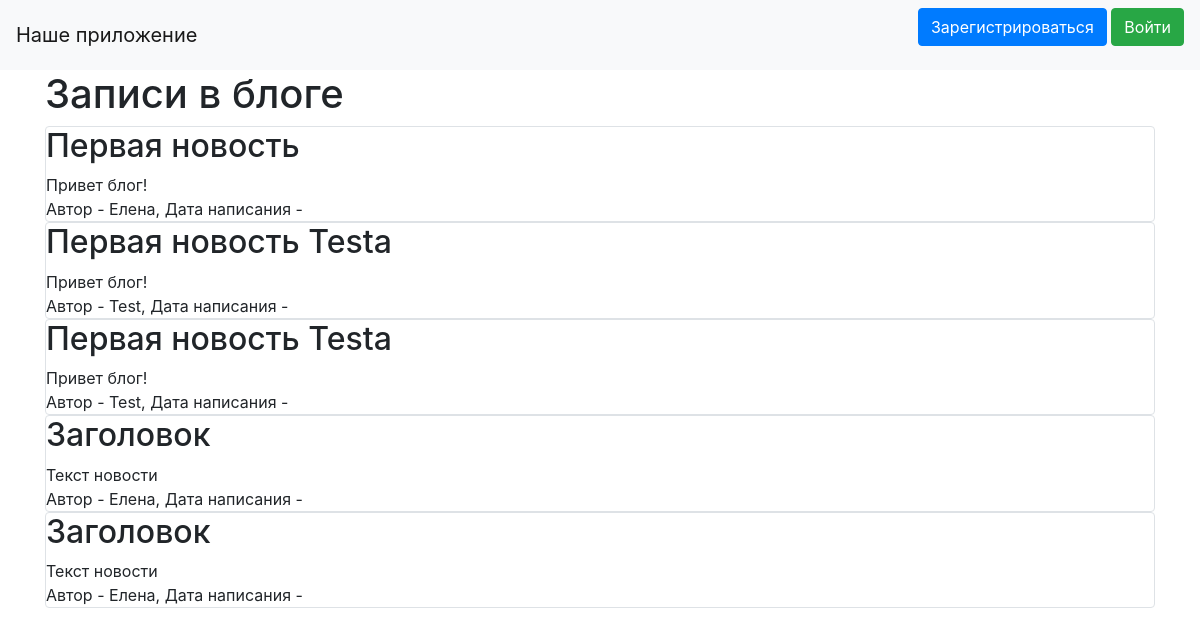
The page / on the database its author committed.
### data/news.py (models this page shows)
class News(SqlAlchemyBase, UserMixin, SerializerMixin):
    __tablename__ = 'news'
    id = sqlalchemy.Column(sqlalchemy.Integer,
                           primary_key=True, autoincrement=True)
    title = sqlalchemy.Column(sqlalchemy.String, nullable=True)
    content = sqlalchemy.Column(sqlalchemy.String, nullable=True)
    is_published = sqlalchemy.Column(sqlalchemy.Boolean, default=True)
    is_private = sqlalchemy.Column(sqlalchemy.Boolean, default=True)
    user_id = sqlalchemy.Column(sqlalchemy.Integer,
                                sqlalchemy.ForeignKey("users.id"))
    user = orm.relation('User')

### data/users.py (models this page shows, shortened)
class User(SqlAlchemyBase, UserMixin, SerializerMixin):
    __tablename__ = 'users'
    id = sqlalchemy.Column(sqlalchemy.Integer,
                           primary_key=True, autoincrement=True)
    name = sqlalchemy.Column(sqlalchemy.String, nullable=True)
    about = sqlalchemy.Column(sqlalchemy.String, nullable=True)
    email = sqlalchemy.Column(sqlalchemy.String,
                              index=True, unique=True, nullable=True)
    hashed_password = sqlalchemy.Column(sqlalchemy.String, nullable=True)
    created_date = sqlalchemy.Column(sqlalchemy.DateTime,
                                     default=datetime.datetime.now)
    news = orm.relation("News", back_populates='user')

### main.py (the view)
@app.route("/")
def index():
    session = db_session.create_session()
    news = session.query(News).filter(News.is_private != True)
    if current_user.is_authenticated:
        news = session.query(News).filter(
            (News.user == current_user) | (News.is_private != True))
    else:
        news = session.query(News).filter(News.is_private != True)
    return render_template("index.html", news=news)

### data/db_session.py (called while the page is built)
def create_session() -> Session:
    global __factory
    return __factory()

### templates/index.html
{% extends "base.html" %}
{% block content %}
<h1>Записи в блоге</h1>
{% for item in news%}
<div class="col-md6 border rounded">
    <h2>{{item.title}}</h2>
    <div>
        {{item.content}}
    </div>
    <div>
        Автор - {{item.user.name}}, Дата написания - {{item.created_date}}
    </div>
</div>
{% endfor %}
{% endblock %}

### templates/base.html (shortened to what this page needs)
<!doctype html>
<html lang="en">
<head>
    <link rel="stylesheet"
          href="https://stackpath.bootstrapcdn.com/bootstrap/4.4.1/css/bootstrap.min.css"
>
</head>
<body>
<header>
    <nav class="navbar navbar-light bg-light">
        <a class="navbar-brand" href="#">Наше приложение</a>
        {% if current_user.is_authenticated %}
    <a class="navbar-brand" href="/logout">{{ current_user.name }}</a>
{% else %}
    <p>
        <a class="btn btn-primary " href="/register">Зарегистрироваться</a>
        <a class="btn btn-success" href="/login">Войти</a>
    </p>
{% endif %}
    </nav>
</header>
<main role="main" class="container">
    {% block content %}{% endblock %}
</main>
</body>
</html>

### rows shown on the page
News: title "Первая новость", content "Привет блог!", user.name "Елена"
News: title "Первая новость Testa", content "Привет блог!", user.name "Test"
News: title "Первая новость Testa", content "Привет блог!", user.name "Test"
News: title "Заголовок", content "Текст новости", user.name "Елена"
News: title "Заголовок", content "Текст новости", user.name "Елена"
